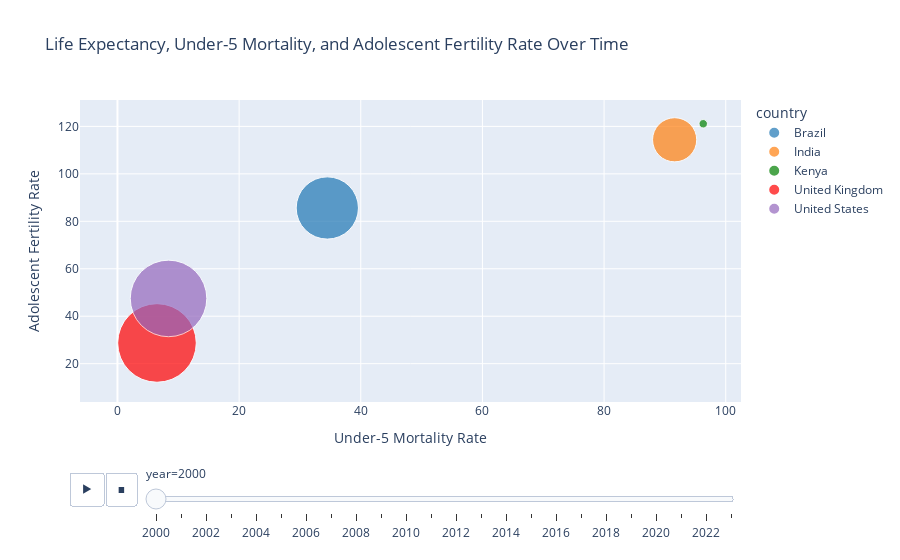

Notebook code for this chart:
### Code cell
# Create an animated scatter plot/bubble chart

fig = px.scatter(
    df,
    x = "under5_mortality",
    y = "adolescent_fertility",
    title = "Life Expectancy, Under-5 Mortality, and Adolescent Fertility Rate Over Time",
    size = 'life_expectancy_norm',
    color = 'country',
    color_discrete_map = {
        'Brazil': '#1f77b4',
        'India': '#ff7f0e',
        'Kenya': 'green',
        'United Kingdom': 'red',
        'United States': '#9467bd'
    },
    hover_name = 'country',
    size_max = 60,
    animation_frame = 'year',
    animation_group ='country',
    labels={
        "under5_mortality": "Under-5 Mortality Rate",
        "adolescent_fertility": "Adolescent Fertility Rate",
        "life_expectancy_norm": "Life Expectancy (Normalized)"
    }
)

fig.show()

### Figure 1 — Plotly figure (JSON) as saved in the notebook; plotly's stock layout.template omitted (floating-point values rounded to 4 significant figures)
{"data": [{"hovertemplate": "<b>%{hovertext}</b><br><br>country=Brazil<br>year=2000<br>Under-5 Mortality Rate=%{x}<br>Adolescent Fertility Rate=%{y}<br>Life Expectancy (Normalized)=%{marker.size}<extra></extra>", "hovertext": ["Brazil"], "ids": ["Brazil"], "legendgroup": "Brazil", "marker": {"color": "#1f77b4", "size": [0.5439], "sizemode": "area", "sizeref": 0.0002806, "symbol": "circle"}, "mode": "markers", "name": "Brazil", "orientation": "v", "showlegend": true, "type": "scatter", "x": [34.5], "xaxis": "x", "y": [85.61], "yaxis": "y"}, {"hovertemplate": "<b>%{hovertext}</b><br><br>country=India<br>year=2000<br>Under-5 Mortality Rate=%{x}<br>Adolescent Fertility Rate=%{y}<br>Life Expectancy (Normalized)=%{marker.size}<extra></extra>", "hovertext": ["India"], "ids": ["India"], "legendgroup": "India", "marker": {"color": "#ff7f0e", "size": [0.2736], "sizemode": "area", "sizeref": 0.0002806, "symbol": "circle"}, "mode": "markers", "name": "India", "orientation": "v", "showlegend": true, "type": "scatter", "x": [91.6], "xaxis": "x", "y": [114.4], "yaxis": "y"}, {"hovertemplate": "<b>%{hovertext}</b><br><br>country=Kenya<br>year=2000<br>Under-5 Mortality Rate=%{x}<br>Adolescent Fertility Rate=%{y}<br>Life Expectancy (Normalized)=%{marker.size}<extra></extra>", "hovertext": ["Kenya"], "ids": ["Kenya"], "legendgroup": "Kenya", "marker": {"color": "green", "size": [0.01], "sizemode": "area", "sizeref": 0.0002806, "symbol": "circle"}, "mode": "markers", "name": "Kenya", "orientation": "v", "showlegend": true, "type": "scatter", "x": [96.3], "xaxis": "x", "y": [121.1], "yaxis": "y"}, {"hovertemplate": "<b>%{hovertext}</b><br><br>country=United Kingdom<br>year=2000<br>Under-5 Mortality Rate=%{x}<br>Adolescent Fertility Rate=%{y}<br>Life Expectancy (Normalized)=%{marker.size}<extra></extra>", "hovertext": ["United Kingdom"], "ids": ["United Kingdom"], "legendgroup": "United Kingdom", "marker": {"color": "red", "size": [0.8665], "sizemode": "area", "sizeref": 0.0002806, "symbol": "circle"}, "mode": "markers", "name": "United Kingdom", "orientation": "v", "showlegend": true, "type": "scatter", "x": [6.5], "xaxis": "x", "y": [28.73], "yaxis": "y"}, {"hovertemplate": "<b>%{hovertext}</b><br><br>country=United States<br>year=2000<br>Under-5 Mortality Rate=%{x}<br>Adolescent Fertility Rate=%{y}<br>Life Expectancy (Normalized)=%{marker.size}<extra></extra>", "hovertext": ["United States"], "ids": ["United States"], "legendgroup": "United States", "marker": {"color": "#9467bd", "size": [0.8228], "sizemode": "area", "sizeref": 0.0002806, "symbol": "circle"}, "mode": "markers", "name": "United States", "orientation": "v", "showlegend": true, "type": "scatter", "x": [8.4], "xaxis": "x", "y": [47.5], "yaxis": "y"}], "layout": {"legend": {"itemsizing": "constant", "title": {"text": "country"}, "tracegroupgap": 0}, "sliders": [{"active": 0, "currentvalue": {"prefix": "year="}, "len": 0.9, "pad": {"b": 10, "t": 60}, "steps": [{"args": [["2000"], {"frame": {"duration": 0, "redraw": false}, "fromcurrent": true, "mode": "immediate", "transition": {"duration": 0, "easing": "linear"}}], "label": "2000", "method": "animate"}, {"args": [["2001"], {"frame": {"duration": 0, "redraw": false}, "fromcurrent": true, "mode": "immediate", "transition": {"duration": 0, "easing": "linear"}}], "label": "2001", "method": "animate"}, {"args": [["2002"], {"frame": {"duration": 0, "redraw": false}, "fromcurrent": true, "mode": "immediate", "transition": {"duration": 0, "easing": "linear"}}], "label": "2002", "method": "animate"}, {"args": [["2003"], {"frame": {"duration": 0, "redraw": false}, "fromcurrent": true, "mode": "immediate", "transition": {"duration": 0, "easing": "linear"}}], "label": "2003", "method": "animate"}, {"args": [["2004"], {"frame": {"duration": 0, "redraw": false}, "fromcurrent": true, "mode": "immediate", "transition": {"duration": 0, "easing": "linear"}}], "label": "2004", "method": "animate"}, {"args": [["2005"], {"frame": {"duration": 0, "redraw": false}, "fromcurrent": true, "mode": "immediate", "transition": {"duration": 0, "easing": "linear"}}], "label": "2005", "method": "animate"}, {"args": [["2006"], {"frame": {"duration": 0, "redraw": false}, "fromcurrent": true, "mode": "immediate", "transition": {"duration": 0, "easing": "linear"}}], "label": "2006", "method": "animate"}, {"args": [["2007"], {"frame": {"duration": 0, "redraw": false}, "fromcurrent": true, "mode": "immediate", "transition": {"duration": 0, "easing": "linear"}}], "label": "2007", "method": "animate"}, {"args": [["2008"], {"frame": {"duration": 0, "redraw": false}, "fromcurrent": true, "mode": "immediate", "transition": {"duration": 0, "easing": "linear"}}], "label": "2008", "method": "animate"}, {"args": [["2009"], {"frame": {"duration": 0, "redraw": false}, "fromcurrent": true, "mode": "immediate", "transition": {"duration": 0, "easing": "linear"}}], "label": "2009", "method": "animate"}, {"args": [["2010"], {"frame": {"duration": 0, "redraw": false}, "fromcurrent": true, "mode": "immediate", "transition": {"duration": 0, "easing": "linear"}}], "label": "2010", "method": "animate"}, {"args": [["2011"], {"frame": {"duration": 0, "redraw": false}, "fromcurrent": true, "mode": "immediate", "transition": {"duration": 0, "easing": "linear"}}], "label": "2011", "method": "animate"}, {"args": [["2012"], {"frame": {"duration": 0, "redraw": false}, "fromcurrent": true, "mode": "immediate", "transition": {"duration": 0, "easing": "linear"}}], "label": "2012", "method": "animate"}, {"args": [["2013"], {"frame": {"duration": 0, "redraw": false}, "fromcurrent": true, "mode": "immediate", "transition": {"duration": 0, "easing": "linear"}}], "label": "2013", "method": "animate"}, {"args": [["2014"], {"frame": {"duration": 0, "redraw": false}, "fromcurrent": true, "mode": "immediate", "transition": {"duration": 0, "easing": "linear"}}], "label": "2014", "method": "animate"}, {"args": [["2015"], {"frame": {"duration": 0, "redraw": false}, "fromcurrent": true, "mode": "immediate", "transition": {"duration": 0, "easing": "linear"}}], "label": "2015", "method": "animate"}, {"args": [["2016"], {"frame": {"duration": 0, "redraw": false}, "fromcurrent": true, "mode": "immediate", "transition": {"duration": 0, "easing": "linear"}}], "label": "2016", "method": "animate"}, {"args": [["2017"], {"frame": {"duration": 0, "redraw": false}, "fromcurrent": true, "mode": "immediate", "transition": {"duration": 0, "easing": "linear"}}], "label": "2017", "method": "animate"}, {"args": [["2018"], {"frame": {"duration": 0, "redraw": false}, "fromcurrent": true, "mode": "immediate", "transition": {"duration": 0, "easing": "linear"}}], "label": "2018", "method": "animate"}, {"args": [["2019"], {"frame": {"duration": 0, "redraw": false}, "fromcurrent": true, "mode": "immediate", "transition": {"duration": 0, "easing": "linear"}}], "label": "2019", "method": "animate"}, {"args": [["2020"], {"frame": {"duration": 0, "redraw": false}, "fromcurrent": true, "mode": "immediate", "transition": {"duration": 0, "easing": "linear"}}], "label": "2020", "method": "animate"}, {"args": [["2021"], {"frame": {"duration": 0, "redraw": false}, "fromcurrent": true, "mode": "immediate", "transition": {"duration": 0, "easing": "linear"}}], "label": "2021", "method": "animate"}, {"args": [["2022"], {"frame": {"duration": 0, "redraw": false}, "fromcurrent": true, "mode": "immediate", "transition": {"duration": 0, "easing": "linear"}}], "label": "2022", "method": "animate"}, {"args": [["2023"], {"frame": {"duration": 0, "redraw": false}, "fromcurrent": true, "mode": "immediate", "transition": {"duration": 0, "easing": "linear"}}], "label": "2023", "method": "animate"}], "x": 0.1, "xanchor": "left", "y": 0, "yanchor": "top"}], "title": {"text": "Life Expectancy, Under-5 Mortality, and Adolescent Fertility Rate Over Time"}, "updatemenus": [{"buttons": [{"args": [null, {"frame": {"duration": 500, "redraw": false}, "fromcurrent": true, "mode": "immediate", "transition": {"duration": 500, "easing": "linear"}}], "label": "&#9654;", "method": "animate"}, {"args": [[null], {"frame": {"duration": 0, "redraw": false}, "fromcurrent": true, "mode": "immediate", "transition": {"duration": 0, "easing": "linear"}}], "label": "&#9724;", "method": "animate"}], "direction": "left", "pad": {"r": 10, "t": 70}, "showactive": false, "type": "buttons", "x": 0.1, "xanchor": "right", "y": 0, "yanchor": "top"}], "xaxis": {"anchor": "y", "domain": [0, 1], "title": {"text": "Under-5 Mortality Rate"}}, "yaxis": {"anchor": "x", "domain": [0, 1], "title": {"text": "Adolescent Fertility Rate"}}}}
